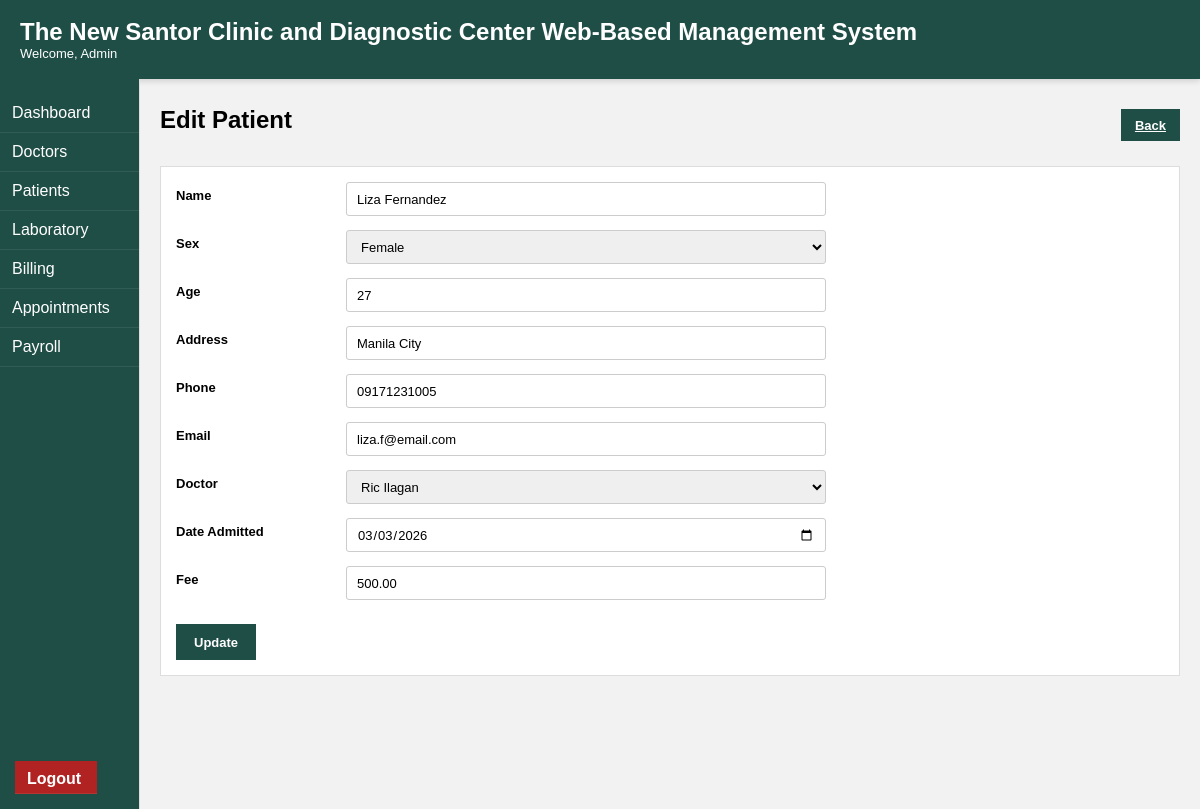
Screenshot of /patients/edit.php?id=44 (signed in) with the database file from the repository.
### tables this page shows
CREATE TABLE `patients` (
  `id` int(11) NOT NULL,
  `full_name` varchar(150) NOT NULL,
  `date_of_birth` date DEFAULT NULL,
  `sex` enum('Male','Female') DEFAULT NULL,
  `age` int(11) NOT NULL,
  `address` varchar(255) NOT NULL,
  `phone` varchar(30) NOT NULL,
  `email` varchar(120) DEFAULT NULL,
  `attending_doctor_id` int(11) NOT NULL,
  `date_admitted` date NOT NULL,
  `professional_fee` decimal(10,2) NOT NULL DEFAULT 0.00,
  `invoice_number` varchar(100) DEFAULT NULL,
  `created_at` timestamp NOT NULL DEFAULT current_timestamp(),
  `appointment_id` int(11) DEFAULT NULL,
  `is_archived` tinyint(1) DEFAULT 0
);

CREATE TABLE `doctors` (
  `id` int(11) NOT NULL,
  `full_name` varchar(150) NOT NULL,
  `phone` varchar(30) DEFAULT NULL,
  `is_available` tinyint(1) NOT NULL DEFAULT 1,
  `created_at` timestamp NOT NULL DEFAULT current_timestamp(),
  `user_id` int(11) NOT NULL
);

### patients/edit.php (the view, shortened to what this page needs)
<?php
require_once __DIR__ . '/../../includes/config.php';
$id = (int)$_GET['id'];
$stmt = $pdo->prepare("SELECT * FROM patients WHERE id = ?");
$stmt->execute([$id]);
$patient = $stmt->fetch();
$doctors = $pdo->query("SELECT id, full_name FROM doctors")->fetchAll();
?>
<div class="page-header">
<h2>Edit Patient</h2>
<a href="index.php" class="btn-save btn-sm">Back</a>
</div>
<div class="card">
<form method="POST" class="form-wrapper">
<div class="form-row">
<label>Name</label>
<input name="full_name" value="<?= htmlspecialchars($patient['full_name']) ?>">
</div>
<div class="form-row">
<label>Sex</label>
<select name="sex">
<option value="Female" <?= $patient['sex']=='Female'?'selected':'' ?>>Female</option>
</select></div>
<div class="form-row">
<label>Age</label>
<input name="age" value="<?= $patient['age'] ?>">
</div>
<div class="form-row">
<label>Address</label>
<input name="address" value="<?= htmlspecialchars($patient['address']) ?>">
</div>
<div class="form-row">
<label>Phone</label>
<input name="phone" value="<?= htmlspecialchars($patient['phone']) ?>">
</div>
<div class="form-row">
<label>Email</label>
<input name="email" value="<?= htmlspecialchars($patient['email']) ?>">
</div>
<div class="form-row">
<label>Doctor</label>
<select name="doctor_id">
<?php foreach($doctors as $d): ?>
<option value="<?= $d['id'] ?>" <?= $d['id']==$patient['attending_doctor_id']?'selected':'' ?>>
<?= htmlspecialchars($d['full_name']) ?>
</option>
<?php endforeach; ?>
</select>
</div>
<div class="form-row">
<label>Date Admitted</label>
<input type="date" name="date_admitted" value="<?= $patient['date_admitted'] ?>">
</div>
<div class="form-row">
<label>Fee</label>
<input name="professional_fee" value="<?= $patient['professional_fee'] ?>">
</div>
<button class="btn-save">Update</button>
</form>
</div>
<?php
require_once __DIR__ . '/../../includes/layout.php';

### clinic/assets/css/clinic.css (style rules this page uses)
* { box-sizing: border-box; margin: 0; padding: 0; font-family: Arial, Helvetica, sans-serif; }
html, body { height: 100%; }
body { background-color: #f2f2f2; position: relative; }
body::before { content: ""; position: fixed; inset: 0; background-image: url('../img/logo.png'); background-repeat: repeat; background-size: 200px; opacity: 0.05; z-index: -1; pointer-events: none; }
.card { border: 1px solid #ddd; padding: 15px; margin-bottom: 20px; background: #fff; }
.form-wrapper { max-width: 500px; }
.form-row > label { width: 180px; font-weight: 600; }
.form-row label { width: 160px; font-size: 13px; font-weight: 600; }
.form-row input { flex: 1; height: 32px; padding: 5px 8px; font-size: 13px; border: 1px solid #ccc; }
.btn-save { display: inline-flex; align-items: center; justify-content: center; height: 36px; padding: 0 18px; background: #1f4e46; color: #ffffff; font-size: 13px; font-weight: 600; border: none; cursor: pointer; transition: 0.2s ease; }
.btn-sm { height: 32px; padding: 0 14px; font-size: 13px; }
.page-header { display: flex; justify-content: space-between; align-items: center; margin-bottom: 25px; }
.form-row { display: flex; align-items: center; margin-bottom: 15px; }
.form-row label { width: 180px; font-weight: 600; }
.form-row input, .form-row select { width: 350px; padding: 8px; border: 1px solid #ccc; border-radius: 3px; }
.form-wrapper { max-width: 650px; }
.form-row { display: flex; align-items: flex-start; margin-bottom: 14px; }
.form-row > label { width: 170px; font-size: 13px; font-weight: 600; padding-top: 6px; }
.form-row input, .form-row select { flex: 1; height: 34px; padding: 6px 10px; font-size: 13px; border: 1px solid #ccc; border-radius: 3px; outline: none; transition: 0.2s ease; }
.btn-save { margin-top: 10px; }

### rows the page displays
patients: full_name "Liza Fernandez", sex "Female", age "27", address "Manila City", phone "09171231005", email "liza.f@email.com", doctor_id "Ric Ilagan", date_admitted "03/03/2026", professional_fee "500.00"

### other values shown
$_SESSION['user']['name'] "Admin"
